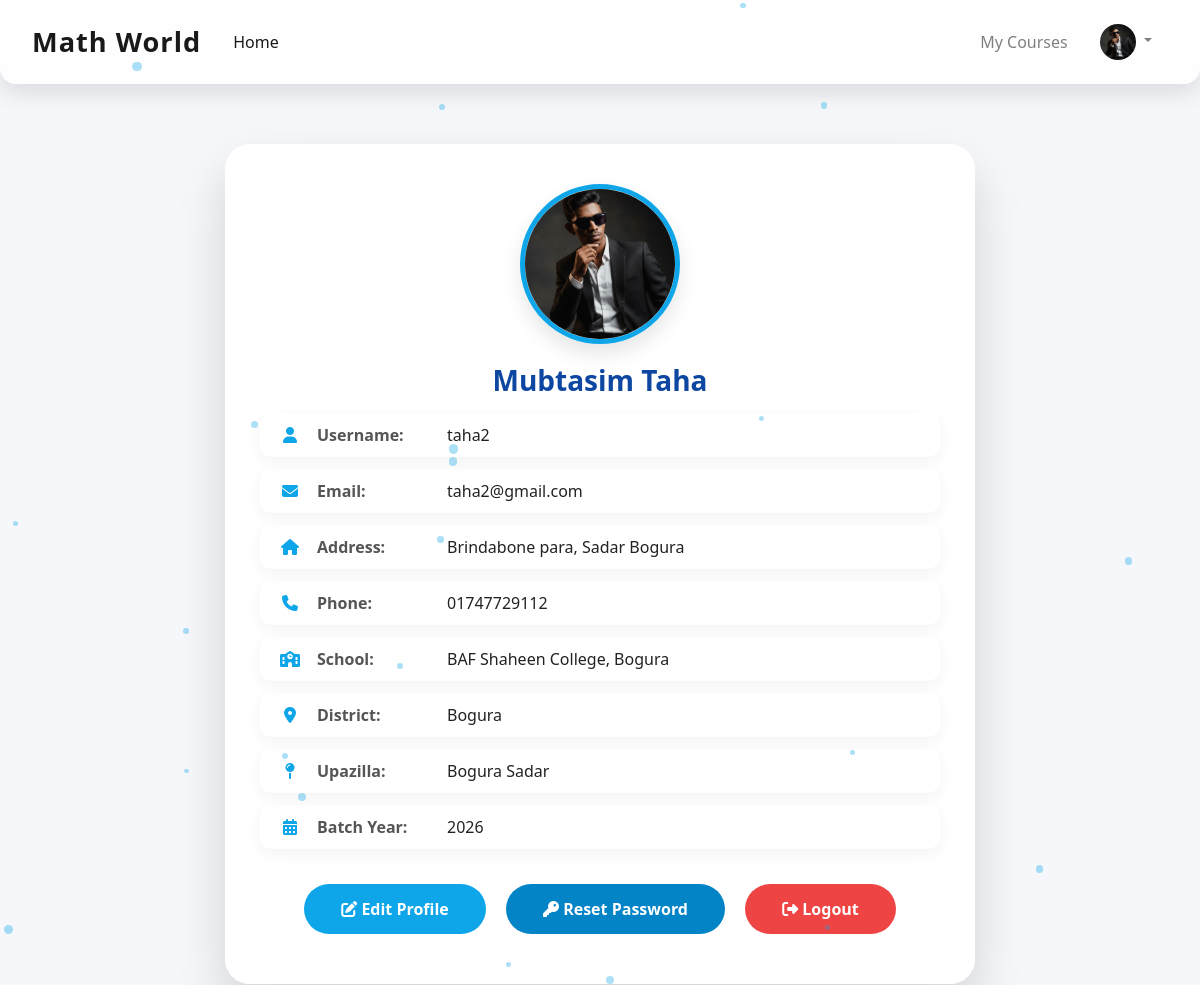
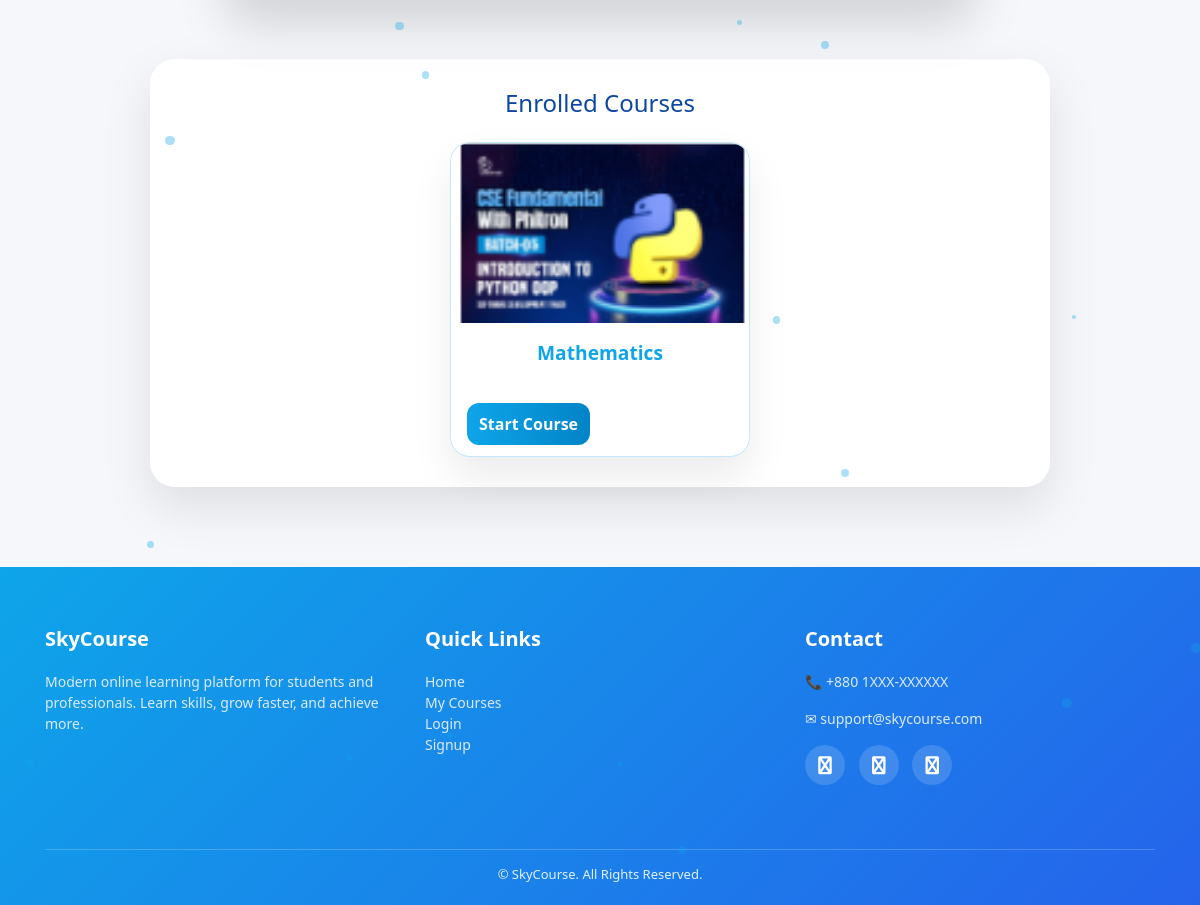
The app's page /profile/ (signed in) with its own data (2 pictures, top to bottom).
### courses/models/AddiotionalInfo.py (models this page shows, shortened)
class AdditionalInfo(models.Model):
    user = models.OneToOneField(User, on_delete=models.CASCADE, related_name='additional_info')
    address = models.TextField(blank=True, null=True)
    phone_number = models.CharField(max_length=20, blank=True, null=True)
    school = models.CharField(max_length=150, blank=True, null=True)
    profile_picture = models.ImageField(upload_to='profile_pics/', blank=True, null=True,default='profile_pics/default.png')
    district = models.CharField(max_length=100, blank=True, null=True)
    upazilla = models.CharField(max_length=100, blank=True, null=True)
    BATCH_YEAR_CHOICES = [(year, year) for year in range(2026, 2035)]
    batch_year = models.IntegerField(choices=BATCH_YEAR_CHOICES, blank=True, null=True)

### courses/models/user_course.py (models this page shows, shortened)
class UserCourse(models.Model):
    user = models.ForeignKey(User , null = False , on_delete=models.CASCADE)
    course = models.ForeignKey(Course , null = False , on_delete=models.CASCADE)
    date = models.DateTimeField(auto_now_add=True)

### courses/models/course.py (models this page shows, shortened)
class Course(models.Model):
    name = models.CharField(max_length = 50 , null = False)
    slug = models.CharField(max_length = 50 , null = False , unique = True)
    description = models.CharField(max_length = 200 , null = True)
    price = models.IntegerField(null=False)
    discount = models.IntegerField(null=False , default = 0)
    active = models.BooleanField(default = False)
    thumbnail = models.ImageField(upload_to = "files/thumbnail")
    date = models.DateTimeField(auto_now_add= True)
    resource = models.FileField(upload_to = "files/resource")
    length = models.IntegerField(null=False)

### courses/views/profile_view.py (the view)
# urls.py: path('profile/', profile_view, name='profile'),
@login_required
def profile_view(request):
    user = request.user
    additional_info, created = AdditionalInfo.objects.get_or_create(user=user)
    user_courses = UserCourse.objects.filter(user=user).select_related('course')
    context = {
        'user': user,
        'additional_info': additional_info,
        'user_courses': user_courses,
    }
    return render(request, 'profile/profile.html', context)

### courses/context_processors.py (called while the page is built)
def additional_info_processor(request):
    if request.user.is_authenticated:
        additional_info, _ = AdditionalInfo.objects.get_or_create(user=request.user)
        return {'additional_info': additional_info}
    return {}

### courses/templates/profile/profile.html (shortened to what this page needs)
{% extends 'courses/base.html' %}
{% load static %}
{% load course_custom_tags %}
{% block css %}
<link rel="stylesheet" href="https://cdnjs.cloudflare.com/ajax/libs/font-awesome/6.4.0/css/all.min.css"/>
{% endblock %}
{% block content %}
<div class="profile-card animate__animated animate__fadeIn">
    {% if additional_info.profile_picture %}
        <img src="{{ additional_info.profile_picture.url }}" alt="Profile Picture">
    {% else %}
        <img src="https://via.placeholder.com/150" alt="Profile Picture">
    {% endif %}
    <h2>{{ user.first_name }} {{ user.last_name }}</h2>
    <div class="info-item">
        <i class="fas fa-user"></i>
        <div class="info-label">Username:</div>
        <div class="info-value">{{ user.username }}</div>
    </div>
    <div class="info-item">
        <i class="fas fa-envelope"></i>
        <div class="info-label">Email:</div>
        <div class="info-value">{{ user.email }}</div>
    </div>
    <div class="info-item">
        <i class="fas fa-home"></i>
        <div class="info-label">Address:</div>
        <div class="info-value">{{ additional_info.address|default:"Not Provided" }}</div>
    </div>
    <div class="info-item">
        <i class="fas fa-phone"></i>
        <div class="info-label">Phone:</div>
        <div class="info-value">{{ additional_info.phone_number|default:"Not Provided" }}</div>
    </div>
    <div class="info-item">
        <i class="fas fa-school"></i>
        <div class="info-label">School:</div>
        <div class="info-value">{{ additional_info.school|default:"Not Provided" }}</div>
    </div>
    <div class="info-item">
        <i class="fas fa-map-marker-alt"></i>
        <div class="info-label">District:</div>
        <div class="info-value">{{ additional_info.district|default:"Not Provided" }}</div>
    </div>
    <div class="info-item">
        <i class="fas fa-map-pin"></i>
        <div class="info-label">Upazilla:</div>
        <div class="info-value">{{ additional_info.upazilla|default:"Not Provided" }}</div>
    </div>
    <div class="info-item">
        <i class="fas fa-calendar-alt"></i>
        <div class="info-label">Batch Year:</div>
        <div class="info-value">{{ additional_info.batch_year|default:"Not Provided" }}</div>
    </div>
    <div style="margin-top:25px;">
        <a href="{% url 'edit_profile' %}" class="btn btn-edit"><i class="fas fa-edit"></i> Edit Profile</a>
        <a href="{% url 'password_change' %}" class="btn btn-password"><i class="fas fa-key"></i> Reset Password</a>
        <a href="{% url 'logout' %}" class="btn btn-logout"><i class="fas fa-sign-out-alt"></i> Logout</a>
    </div>
</div>
<div class="enrolled-section animate__animated animate__fadeIn">
    <h3>Enrolled Courses</h3>
    {% if user_courses %}
        <div class="courses-container">
            {% for uc in user_courses %}
            <div class="course-card-profile">
                <img src="{{ uc.course.thumbnail.url }}" alt="{{ uc.course.name }}">
                <div class="course-card-body">
                    <h5>{{ uc.course.name }}</h5>
                </div>
                <div class="course-card-footer">
                    <a href="/course/{{ uc.course.slug }}" class="btn-start" style='padding:10px 12px'>Start Course</a>
                </div>
            </div>
            {% endfor %}
        </div>
    {% else %}
        <p style="text-align:center; font-size:1.1rem; color:#555;">You have not enrolled in any courses yet.</p>
    {% endif %}
</div>
{% endblock %}

### courses/templates/courses/base.html (shortened to what this page needs)
<!doctype html>
{% load static %}
<html lang="en">
<head>
    <link rel="stylesheet" href="https://maxcdn.bootstrapcdn.com/bootstrap/4.0.0/css/bootstrap.min.css">
    <link rel="stylesheet" href="{% static 'courses/css/common.css' %}">
    <link rel="stylesheet" href="https://cdnjs.cloudflare.com/ajax/libs/font-awesome/4.7.0/css/font-awesome.min.css">
    {% block css %}{% endblock %}
</head>
<body>
<nav class="navbar navbar-expand-lg navbar-light">
    <a class="navbar-brand" href="/">Math World</a>
    <div class="collapse navbar-collapse" id="navbarNav">
        <ul class="navbar-nav mr-auto">
            <li class="nav-item active"><a class="nav-link" href="/">Home</a></li>
        </ul>
        <ul class="navbar-nav ml-auto align-items-center">
            {% if request.user.is_authenticated %}
                <li class="nav-item"><a class="nav-link" href="/my-courses">My Courses</a></li>
                <li class="nav-item dropdown">
                    <a class="nav-link dropdown-toggle" href="#" id="profileDropdown"
                       role="button" data-toggle="dropdown">
                        <img src="{{ additional_info.profile_picture.url }}" width="36" height="36"
                             class="rounded-circle shadow-sm">
                    </a>
                </li>
            {% endif %}
        </ul>
    </div>
</nav>
<div class="container-fluid mt-4 fade-in">
    {% block content %}{% endblock %}
</div>
<footer>
    <div class="container">
        <div class="row">
            <div class="col-md-4 mb-4">
                <h5>SkyCourse</h5>
                <p>Modern online learning platform for students and professionals.
                    Learn skills, grow faster, and achieve more.</p>
            </div>
            <div class="col-md-4 mb-4">
                <h5>Quick Links</h5>
                <ul class="list-unstyled">
                    <li><a href="/">Home</a></li>
                    <li><a href="/my-courses">My Courses</a></li>
                    <li><a href="/login">Login</a></li>
                    <li><a href="/signup">Signup</a></li>
                </ul>
            </div>
            <div class="col-md-4 mb-4">
                <h5>Contact</h5>
                <p>📞 +880 1XXX-XXXXXX</p>
                <p>✉ support@skycourse.com</p>
                <div class="social mt-3">
                    <a href="#"><i class="fa fa-facebook"></i></a>
                    <a href="#"><i class="fa fa-youtube"></i></a>
                    <a href="#"><i class="fa fa-whatsapp"></i></a>
                </div>
            </div>
        </div>
        <div class="footer-bottom">
            © {{ now|date:"Y" }} SkyCourse. All Rights Reserved.
        </div>
    </div>
</footer>
</body>
</html>

### courses/templates/profile/profile.html (style rules this page uses)
body { font-family: 'Segoe UI', sans-serif; color: #1f2937; overflow-x: hidden; position: relative; background: linear-gradient(120deg, #e0f2fe, #f0f9ff, #f0f4ff); background-size: 400% 400%; animation: slowGradient 25s ease infinite; }
.profile-card { max-width: 750px; background: rgba(255,255,255,0.95); backdrop-filter: blur(8px); border-radius: 25px; box-shadow: 0 25px 50px rgba(0,0,0,0.15); margin: 60px auto; padding: 40px 35px; text-align: center; position: relative; z-index: 1; }
.profile-card img { width: 160px; height: 160px; border-radius: 50%; object-fit: cover; margin-bottom: 20px; border: 5px solid #0ea5e9; box-shadow: 0 10px 20px rgba(0,0,0,0.1); }
.profile-card h2 { margin-bottom: 15px; font-weight: 900; color: #0d47a1; font-size: 28px; }
.info-item { display: flex; align-items: center; margin: 12px 0; text-align: left; font-size: 16px; color: #333; padding: 10px 15px; border-radius: 12px; box-shadow: 0 5px 15px rgba(0,0,0,0.05); transition: transform 0.3s ease, box-shadow 0.3s ease; }
.info-item i { width: 30px; text-align: center; color: #0ea5e9; margin-right: 12px; }
.info-label { font-weight: 600; color: #555; min-width: 130px; }
.info-value { color: #222; flex: 1; }
.btn { display: inline-block; margin: 10px 8px; padding: 12px 36px; border-radius: 50px; text-decoration: none; font-weight: 600; transition: all 0.3s ease; color: #fff; }
.btn-edit { background: #0ea5e9; }
.btn-password { background: #0284c7; }
.btn-logout { background: #ef4444; }
.enrolled-section { max-width: 900px; margin: 50px auto; padding: 30px; border-radius: 25px; background: rgba(255,255,255,0.95); backdrop-filter: blur(8px); box-shadow: 0 20px 50px rgba(0,0,0,0.1); }
.enrolled-section h3 { font-size: 24px; color: #0d47a1; margin-bottom: 25px; text-align: center; }
.courses-container { display: flex; flex-wrap: wrap; gap: 25px; justify-content: center; }
.course-card-profile { width: 100%; max-width: 300px; border-radius: 20px; overflow: hidden; background: rgba(255,255,255,0.95); backdrop-filter: blur(8px); border: 1px solid rgba(14,165,233,0.25); box-shadow: 0 20px 40px rgba(0,0,0,0.08); display: flex; flex-direction: column; transition: transform 0.4s ease, box-shadow 0.4s ease; position: relative; }
.course-card-profile img { height: 180px; object-fit: cover; width: 100%; transition: transform 0.4s ease, filter 0.4s ease; }
.course-card-body { padding: 18px; text-align: center; position: relative; }
.course-card-body h5 { color: #0ea5e9; font-weight: 700; margin-bottom: 12px; font-size: 1.2rem; }
.course-card-footer { padding: 18px 16px 20px; }
.course-card-footer .btn-start { width: 100%; border-radius: 12px; font-weight: 600; transition: all 0.3s ease; background: linear-gradient(90deg, #0ea5e9, #0284c7); color: white; }

### courses/templates/courses/base.html (style rules this page uses)
:root { --primary: #0ea5e9; --primary-dark: #0284c7; --secondary: #2563eb; --accent: #facc15; --bg: #f5f7fb; --text: #1f2937; }
body { font-family: 'Poppins', 'Segoe UI', sans-serif; background: var(--bg); color: var(--text); scroll-behavior: smooth; }
a { text-decoration: none; color: inherit; transition: 0.3s; }
.navbar { background: rgba(255,255,255,0.85); backdrop-filter: blur(12px); box-shadow: 0 8px 24px rgba(0,0,0,0.12); padding: 1rem 2rem; border-bottom-left-radius: 16px; border-bottom-right-radius: 16px; transition: all 0.3s; }
.navbar-brand { font-weight: 700; font-size: 1.7rem; letter-spacing: 1px; color: var(--primary); }
.navbar-nav .nav-item .nav-link { font-weight: 500; padding: 0.5rem 1rem; transition: 0.3s; }
footer { background: linear-gradient(135deg, var(--primary), var(--secondary)); color: #e0f2fe; padding: 60px 0 20px; margin-top: 80px; font-size: 14px; }
footer h5 { color: #ffffff; font-weight: 600; margin-bottom: 20px; }
footer p, footer a { color: #dbeafe; font-size: 14px; }
.social a { width: 40px; height: 40px; background: rgba(255,255,255,0.15); display: inline-flex; align-items: center; justify-content: center; border-radius: 50%; margin-right: 10px; color: white; font-size: 18px; transition: 0.3s; }
.footer-bottom { border-top: 1px solid rgba(255,255,255,0.2); margin-top: 40px; padding-top: 15px; text-align: center; font-size: 13px; }
.fade-in { opacity: 0; animation: fadeIn 1s forwards; }

### records on screen
AdditionalInfo: profile_picture (picture), address "Brindabone para, Sadar Bogura", phone_number "01747729112", school "BAF Shaheen College, Bogura", district "Bogura", upazilla "Bogura Sadar", batch_year "2026"
UserCourse: course.thumbnail (picture), course.name "Mathematics"

### other values on screen
{{ user.first_name }} "Mubtasim"
{{ user.last_name }} "Taha"
{{ user.username }} "taha2"
{{ user.email }} "taha2@gmail.com"
